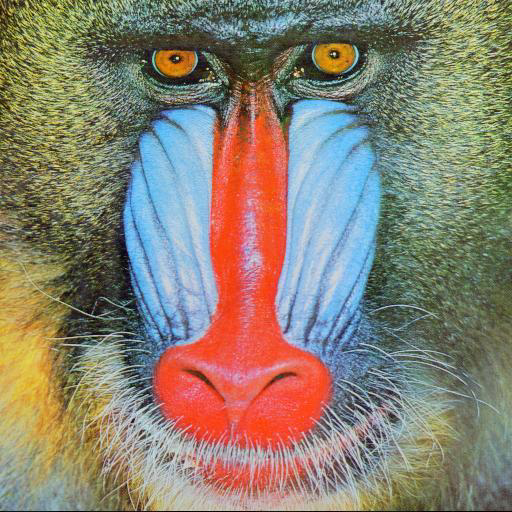
%> input picture QGANet/quaternion_pca/quaternion_svd_evd/mandrill512.tif, 512 x 512 px
$ octave create_svd.m   (GNU Octave 9; MATLAB toolbox functions it lacks are replaced by stand-ins)
%> lines starting %> are read from the running program, lines starting %| are printed output that depends on the picture
### QGANet/BIDMC/quaternion_pca/quaternion_functions/qsvd.m
function [Uq, Sq, Vq] = qsvd(Q)

% convert the quaternion matrix into an equivalent complex matrix
A = qua2com2(Q);
% do SVD of the complex matrix A
[Uc, Sc, Vc] = svd(A,0');

% get half singular values of the diagonal
if(size(Sc,1)>size(Sc,2))
   Sq = sum(Sc,1);
else
   Sq = sum(Sc,2);
end
Sq = Sq(1:2:end);
Sq = Sq';  % 奇异值

[B IX] = sort(-abs(Sq));  % the reason to sort Dq is because of the negative eigenvalues
Sq = Sq(IX)';

% take half of the coloums by downsampling the matrix Uc and Vc
% convert from complex matrix to quaternion matrix
U = Uc(:,1:2:end);
Uq = com2qua2(U(:,IX));
% convert from complex matrix to quaternion matrix
% and take the hermitian transpose of it
V = Vc(:,1:2:end);
Vq = com2qua2(V(:,IX));

%return;

### QGANet/quaternion_pca/quaternion_svd_evd/create_svd.m
clear all;
addpath('../quaternion_functions');

% read in the image
I = double(imresize(imread('mandrill512.tif'), [256, 256]));
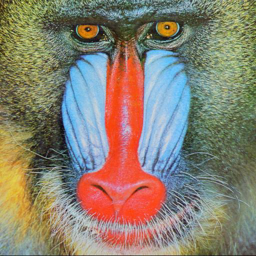
%> I: size 256x256x3 double; mean R, G, B 137.4, 128.9, 113.2

% create the quaternion representation of the image
[N M D] = size(I);
%> N = 256; M = 256; D = 3
Q = cat(3, zeros(N,M), I); %cat：用来联结数组
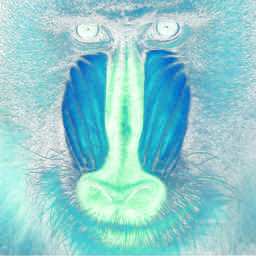
%> Q: size 256x256x4 double; mean R, G, B, A 0, 137.4, 128.9, 113.2; transparent parts drawn white

% calculate the average(quaternion) of each column vector
Mean = mean(Q,1);

% translate the column vector to the orgin so the mean is 0
Q = Q - repmat([Mean], [N 1]);   %Subtract the mean
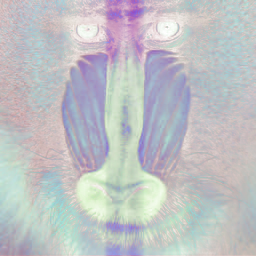
%> Q: size 256x256x4 double; mean R, G, B, A 0, 0, 0, 0; transparent parts drawn white
%> the run ends on the next line


[Uq, Sq, Vq] = qsvd(Q);
